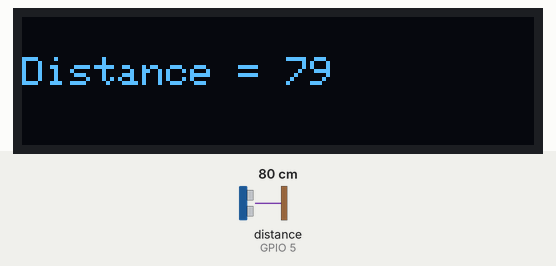
This sketch was run on a simulated ESP32. Shown: 128×32 one-colour display. Wiring (inferred from the names in the program): ultrasonic range finder: trigger GPIO 2; echo GPIO 5. The test bench sets the inputs (shaded band); at power-on: distance to the obstacle (sensor on GPIO 5) 80 cm. The echo pulse lasts 58.3 µs per cm; WiFi joins after 1.5 s; servers stay silent unless stated; uploads are accepted with an empty reply; what the sketch prints to the serial monitor is not drawn.

Above: at 4.7 s.
4.8 s: distance to the obstacle (sensor on GPIO 5) set to 2 cm
At 5.5 s:
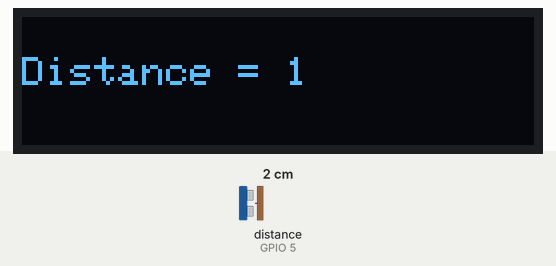
6.4 s: distance to the obstacle (sensor on GPIO 5) set to 4 cm
At 7.4 s:
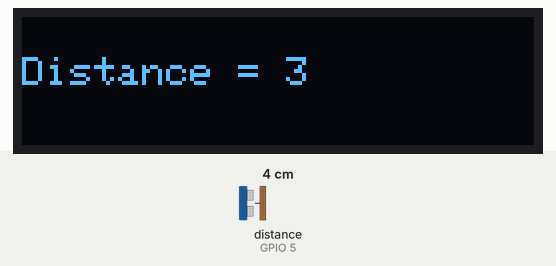
8.6 s: distance to the obstacle (sensor on GPIO 5) set to 9 cm
At 10.5 s:
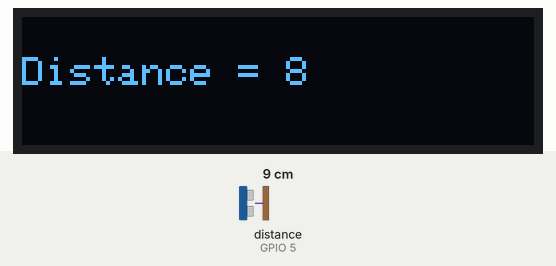
Timing chart, 0 to 12.0 s (numbered marks = the images above; inputs shaded):
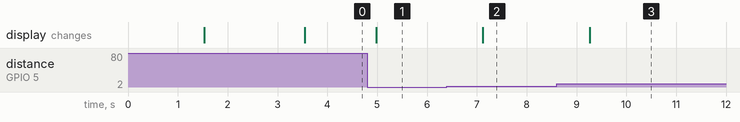

The sketch:

ESP_ultrasonic.ino
```cpp
#include <WiFi.h>
#include <HTTPClient.h>
#include <Wire.h>
#include <Adafruit_GFX.h>
#include <Adafruit_SSD1306.h>

// defines pins numbers
const int trigPin = 2;
const int echoPin = 5;

// defines variables
unsigned long duration;
unsigned long distance;

// id устройства
const String id = "0";
// id парковки
const String parking_id = "0";
// Занята ли парковка
int busy = 0;
// Расстояние для занятой парковки
const long busy_distance = 15.0;

// Замените на свой идентификатор и пароль
const char* ssid = "ASUS";
const char* password = "110699As";

// ip приёмника
const String http_ip = "http://3.19.242.4:8080/";

// Номер порта для сервера
WiFiServer server(80);

// HTTP-запрос
String header;

#define SCREEN_WIDTH 128 // OLED display width, in pixels
#define SCREEN_HEIGHT 32 // OLED display height, in pixels

// Declaration for an SSD1306 display connected to I2C (SDA, SCL pins)
Adafruit_SSD1306 display(SCREEN_WIDTH, SCREEN_HEIGHT, &Wire, -1);

void setup() {
  Serial.begin(9600); // Starts the serial communication
  pinMode(trigPin, OUTPUT); // Sets the trigPin as an Output
  pinMode(echoPin, INPUT); // Sets the echoPin as an Input

  // Подключаемся к Wi-Fi
  Serial.print("Connecting to ");
  Serial.println(ssid);
  WiFi.begin(ssid, password);
  while (WiFi.status() != WL_CONNECTED) {
    delay(500);
    Serial.print(".");
  }
  // Выводим локальный IP-адрес и запускаем сервер
  Serial.println("");
  Serial.println("WiFi connected.");
  Serial.println("IP address: ");
  Serial.println(WiFi.localIP());
  server.begin();

  if(!display.begin(SSD1306_SWITCHCAPVCC, 0x3C)) { // Address 0x3D for 128x64
    Serial.println(F("SSD1306 allocation failed"));
    for(;;);
  }
  delay(2000);
}

void loop() {
  // Clears the trigPin
  digitalWrite(trigPin, LOW);
  delayMicroseconds(2);
  // Sets the trigPin on HIGH state for 10 micro seconds
  digitalWrite(trigPin, HIGH);
  delayMicroseconds(10);
  digitalWrite(trigPin, LOW);
  // Reads the echoPin, returns the sound wave travel time in microseconds
  duration = pulseIn(echoPin, HIGH);
  // Calculating the distance
  distance = duration * 0.034 / 2;
  if (distance <= busy_distance) {
    busy = 1;
  } else {
    busy = 0;
  }
  String s_distance = String(distance);
  String s_busy = String(busy);

  // Display static text
  display.clearDisplay();
  display.setTextSize(1);
  display.setTextColor(WHITE);
  display.setCursor(0, 10);
  display.println("Distance = " + s_distance);
  display.display();

  if ((WiFi.status() == WL_CONNECTED)) {
     // создаем объект для работы с HTTP
     HTTPClient http;
     // подключаемся к веб-странице
     http.begin(http_ip);
     http.addHeader("Content-Type", "application/json");
     int httpResponseCode = http.POST("{\"id\": " + id + ", \"parking_id\": " + parking_id + ", \"distance\": " + s_distance + ", \"busy\": " + s_busy + "}");

     if(httpResponseCode == 200){
        String response = http.getString();
        Serial.println(httpResponseCode);
     } else {
        Serial.println(httpResponseCode);
      }
      // освобождаем ресурсы микроконтроллера
      http.end();
    }
    delay(500);
}
```

Measured:
- after the input at 4.8 s, the display: changes after 0.18 s (image 1)
- after the input at 6.4 s, the display: changes after 0.72 s (image 2)
- after the input at 8.6 s, the display: changes after 0.66 s (image 3)
